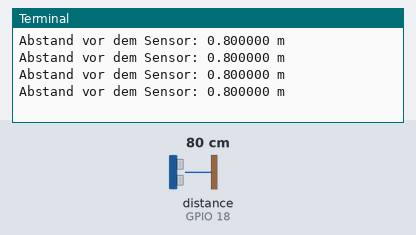
The program below on a simulated Raspberry Pi (BCM pin numbers). On the bench: the last lines printed to the terminal. The inputs (shaded band) are chosen by the test bench; at power-on: distance to the obstacle (sensor on GPIO 18) 80 cm.

Above: at 1.2 s.
1.3 s: distance to the obstacle (sensor on GPIO 18) set to 2 cm
At 2.7 s:
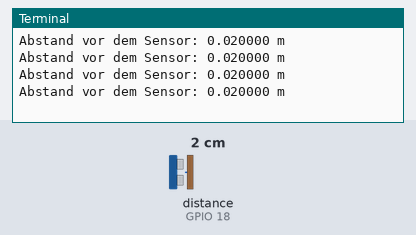
2.8 s: distance to the obstacle (sensor on GPIO 18) set to 4 cm
At 4.1 s:
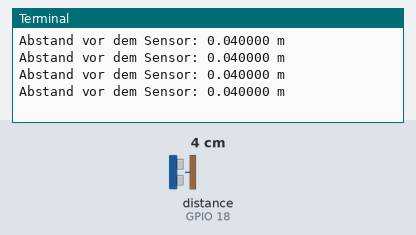
Timing chart, 0 to 5.8 s (numbered marks = the images above; inputs shaded):
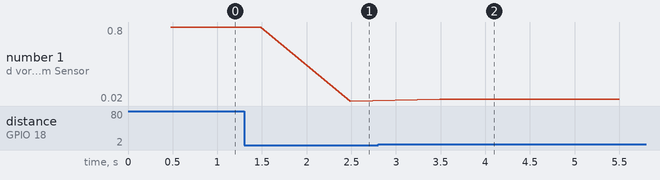

The program:

21-test-ultrasonic-sensor-zero.py
```python
#!/usr/bin/env python
# -*- coding: utf-8 -*-

#  Mit diesem Programm testen wir den Ultraschallsensor und geben
#  dafür den berechneten Abstand eines Objekts vor dem Sensor aus.
#
#  Dieses Programm ist Bestandteil des Erfindergarden Roboter-Workshops.
#  http://www.erfindergarden.de

import time
import gpiozero

sensor = gpiozero.DistanceSensor(18, 17)	# Unser Sensor ist an den Pins 17 und 18 angeschlossen

while True:  # Wiederhole den folgenden Codeblock unendlich
	print "Abstand vor dem Sensor: %f m\n" % sensor.distance*100
	time.sleep(1)  # Warte eine Sekunde vor der nächsten Ausgabe
```

Measured:
- after the input at 1.3 s, the terminal: prints a new line after 1.2 s (image 1)
- after the input at 2.8 s, the terminal: prints a new line after 0.69 s (image 2)
- plotted number 1: 0.8 → 0.02 after the input at 1.3 s, 0.02 → 0.04 after the input at 2.8 s
